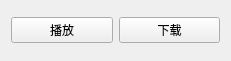
<?xml version="1.0" encoding="UTF-8"?>
<ui version="4.0">
 <class>OperationWid</class>
 <widget class="QWidget" name="OperationWid">
  <property name="geometry">
   <rect>
    <x>0</x>
    <y>0</y>
    <width>231</width>
    <height>61</height>
   </rect>
  </property>
  <property name="windowTitle">
   <string>Form</string>
  </property>
  <layout class="QHBoxLayout" name="horizontalLayout">
   <item>
    <widget class="QPushButton" name="pushButtonPlay">
     <property name="text">
      <string>播放</string>
     </property>
    </widget>
   </item>
   <item>
    <widget class="QPushButton" name="pushButtonDown">
     <property name="text">
      <string>下载</string>
     </property>
    </widget>
   </item>
  </layout>
 </widget>
 <resources/>
 <connections/>
</ui>
